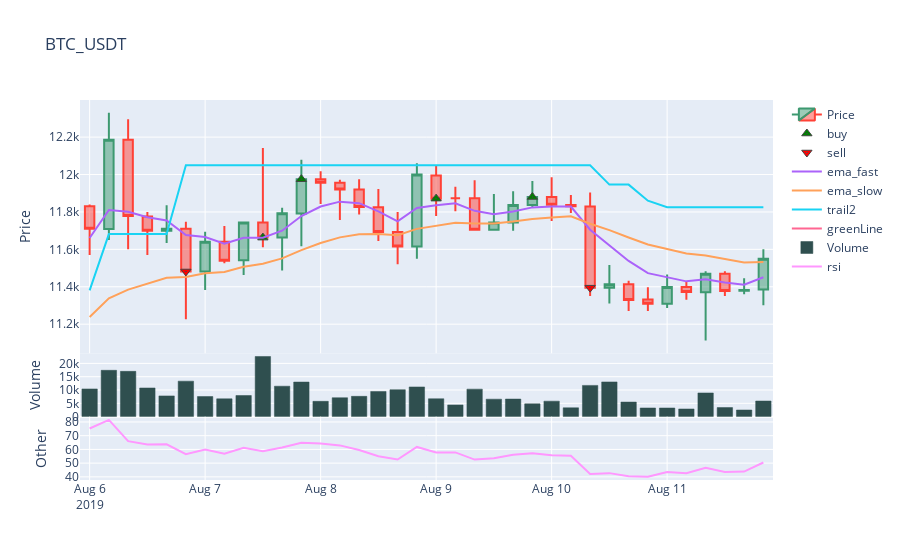

Notebook code for this chart:
### Code cell
from freqtrade.plot.plotting import  generate_candlestick_graph

graph = generate_candlestick_graph(pair=pair,
                                   data=candles_between,
                                   #trades=candles,
                                   indicators1=['ema_fast', 'ema_slow', 'trail2','greenLine'],
                                   indicators2=['rsi']
                                  )
graph.show()
